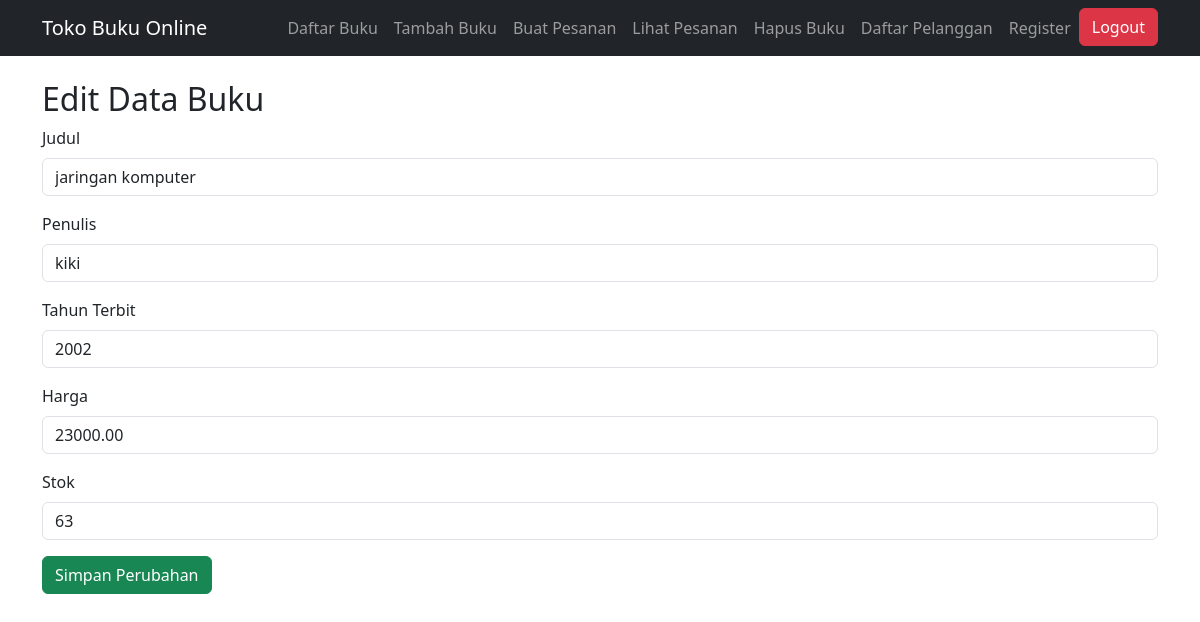
Page /pages/buku/form_edit.php?id=14 on the earlier database version.
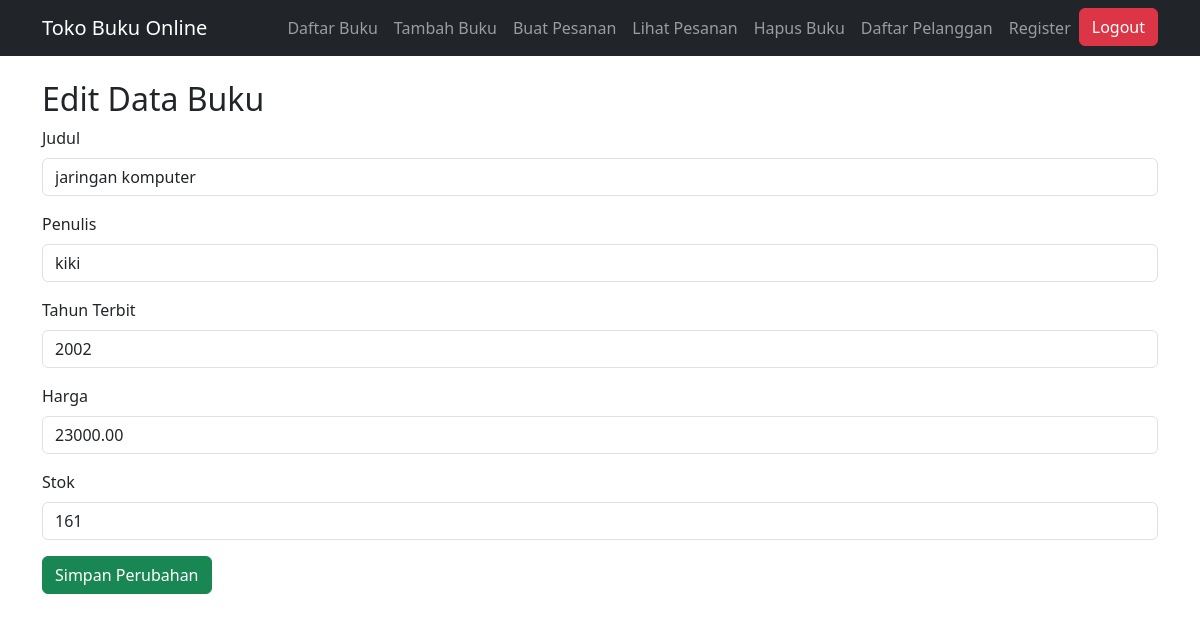
Same page on the later database version.
### tables this page shows
CREATE TABLE `buku` (
  `ID` int NOT NULL,
  `Judul` varchar(255) DEFAULT NULL,
  `Penulis` varchar(255) DEFAULT NULL,
  `Tahun_Terbit` int DEFAULT NULL,
  `Harga` decimal(10,2) DEFAULT NULL,
  `stok` int DEFAULT NULL
);

### pages/buku/form_edit.php (the view, shortened to what this page needs)
<?php
include '../../includes/koneksi_db.php';
include '../../nav.php';
$id = $_GET['id'] ?? 0;
$stmt = $conn->prepare("SELECT * FROM Buku WHERE ID = ?");
$stmt->bind_param("i", $id);
$stmt->execute();
$result = $stmt->get_result();
$row = $result->fetch_assoc();
?>
<!DOCTYPE html>
<html lang="en">
<head>
   <link href="https://cdn.jsdelivr.net/npm/bootstrap@5.3.0/dist/css/bootstrap.min.css" rel="stylesheet">
</head>
<body>
   <div class="container mt-4">
       <h2>Edit Data Buku</h2>
       <form method="post" action="../../includes/buku/proses_edit.php">
           <div class="mb-3">
               <label for="judul" class="form-label">Judul</label>
               <input type="text" class="form-control" id="judul" name="judul" value="<?= htmlspecialchars($row['Judul']) ?>" required>
           </div>
           <div class="mb-3">
               <label for="penulis" class="form-label">Penulis</label>
               <input type="text" class="form-control" id="penulis" name="penulis" value="<?= htmlspecialchars($row['Penulis']) ?>" required>
           </div>
           <div class="mb-3">
               <label for="tahun_terbit" class="form-label">Tahun Terbit</label>
               <input type="number" class="form-control" id="tahun_terbit" name="tahun_terbit" value="<?= $row['Tahun_Terbit'] ?>" required>
           </div>
           <div class="mb-3">
               <label for="harga" class="form-label">Harga</label>
               <input type="number" class="form-control" id="harga" name="harga" value="<?= $row['Harga'] ?>" step="0.01" required>
           </div>
           <div class="mb-3">
               <label for="stok" class="form-label">Stok</label>
               <input type="number" class="form-control" id="stok" name="stok" value="<?= $row['stok'] ?>" required>
           </div>
           <button type="submit" class="btn btn-success">Simpan Perubahan</button>
       </form>
   </div>
</body>
</html>

Differences in the rows shown:
changed buku "jaringan komputer": stok "63" → "161"
